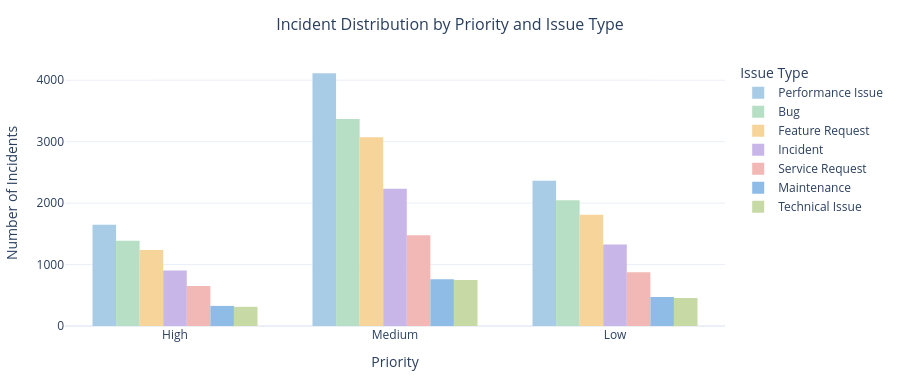

Notebook code cell kept with this figure:
### Code cell
# Логічний порядок priority categories
priority_order = ['High', 'Medium', 'Low']

# Побудова compact bar chart для аналізу розподілу інцидентів
fig = px.bar(
    priority_issue_summary,
    x='priority',
    y='incident_count',
    color='issue_type',
    barmode='group',
    category_orders={'priority': priority_order},
    title='Incident Distribution by Priority and Issue Type',
    color_discrete_sequence=pastel_palette,
    labels={
        'incident_count': 'Number of Incidents',
        'priority': 'Priority',
        'issue_type': 'Issue Type'
    }
)

fig.update_layout(
    template='plotly_white',
    title_x=0.5,
    title_font=dict(size=16),
    font=dict(size=12),
    legend_title='Issue Type',
    height=380,
    bargap=0.25,
    margin=dict(l=40, r=40, t=60, b=40)
)

fig.update_traces(
    marker_line_width=0
)

fig.show()

### Figure 1 — Plotly figure (JSON) as saved in the notebook; plotly's stock layout.template omitted (floating-point values rounded to 4 significant figures)
{"data": [{"alignmentgroup": "True", "hovertemplate": "Issue Type=Performance Issue<br>Priority=%{x}<br>Number of Incidents=%{y}<extra></extra>", "legendgroup": "Performance Issue", "marker": {"color": "#A8CBE6", "line": {"width": 0}, "pattern": {"shape": ""}}, "name": "Performance Issue", "offsetgroup": "Performance Issue", "orientation": "v", "showlegend": true, "textposition": "auto", "type": "bar", "x": ["High", "Low", "Medium"], "xaxis": "x", "y": [1650, 2365, 4113], "yaxis": "y"}, {"alignmentgroup": "True", "hovertemplate": "Issue Type=Bug<br>Priority=%{x}<br>Number of Incidents=%{y}<extra></extra>", "legendgroup": "Bug", "marker": {"color": "#B7DFC5", "line": {"width": 0}, "pattern": {"shape": ""}}, "name": "Bug", "offsetgroup": "Bug", "orientation": "v", "showlegend": true, "textposition": "auto", "type": "bar", "x": ["High", "Low", "Medium"], "xaxis": "x", "y": [1388, 2046, 3370], "yaxis": "y"}, {"alignmentgroup": "True", "hovertemplate": "Issue Type=Feature Request<br>Priority=%{x}<br>Number of Incidents=%{y}<extra></extra>", "legendgroup": "Feature Request", "marker": {"color": "#F6D49A", "line": {"width": 0}, "pattern": {"shape": ""}}, "name": "Feature Request", "offsetgroup": "Feature Request", "orientation": "v", "showlegend": true, "textposition": "auto", "type": "bar", "x": ["High", "Low", "Medium"], "xaxis": "x", "y": [1236, 1809, 3073], "yaxis": "y"}, {"alignmentgroup": "True", "hovertemplate": "Issue Type=Incident<br>Priority=%{x}<br>Number of Incidents=%{y}<extra></extra>", "legendgroup": "Incident", "marker": {"color": "#C8B6E8", "line": {"width": 0}, "pattern": {"shape": ""}}, "name": "Incident", "offsetgroup": "Incident", "orientation": "v", "showlegend": true, "textposition": "auto", "type": "bar", "x": ["High", "Low", "Medium"], "xaxis": "x", "y": [902, 1326, 2235], "yaxis": "y"}, {"alignmentgroup": "True", "hovertemplate": "Issue Type=Service Request<br>Priority=%{x}<br>Number of Incidents=%{y}<extra></extra>", "legendgroup": "Service Request", "marker": {"color": "#F2B8B5", "line": {"width": 0}, "pattern": {"shape": ""}}, "name": "Service Request", "offsetgroup": "Service Request", "orientation": "v", "showlegend": true, "textposition": "auto", "type": "bar", "x": ["High", "Low", "Medium"], "xaxis": "x", "y": [651, 874, 1477], "yaxis": "y"}, {"alignmentgroup": "True", "hovertemplate": "Issue Type=Maintenance<br>Priority=%{x}<br>Number of Incidents=%{y}<extra></extra>", "legendgroup": "Maintenance", "marker": {"color": "#8FBCE6", "line": {"width": 0}, "pattern": {"shape": ""}}, "name": "Maintenance", "offsetgroup": "Maintenance", "orientation": "v", "showlegend": true, "textposition": "auto", "type": "bar", "x": ["High", "Low", "Medium"], "xaxis": "x", "y": [327, 472, 759], "yaxis": "y"}, {"alignmentgroup": "True", "hovertemplate": "Issue Type=Technical Issue<br>Priority=%{x}<br>Number of Incidents=%{y}<extra></extra>", "legendgroup": "Technical Issue", "marker": {"color": "#C7D9A5", "line": {"width": 0}, "pattern": {"shape": ""}}, "name": "Technical Issue", "offsetgroup": "Technical Issue", "orientation": "v", "showlegend": true, "textposition": "auto", "type": "bar", "x": ["High", "Low", "Medium"], "xaxis": "x", "y": [312, 456, 747], "yaxis": "y"}], "layout": {"bargap": 0.25, "barmode": "group", "font": {"size": 12}, "height": 380, "legend": {"title": {"text": "Issue Type"}, "tracegroupgap": 0}, "margin": {"b": 40, "l": 40, "r": 40, "t": 60}, "title": {"font": {"size": 16}, "text": "Incident Distribution by Priority and Issue Type", "x": 0.5}, "xaxis": {"anchor": "y", "categoryarray": ["High", "Medium", "Low"], "categoryorder": "array", "domain": [0, 1], "title": {"text": "Priority"}}, "yaxis": {"anchor": "x", "domain": [0, 1], "title": {"text": "Number of Incidents"}}}}
